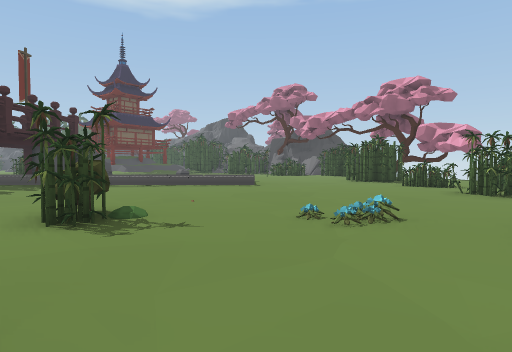
view 1 (above)

24 first-person views from a walk through a scene from a Unity 3-D project. The camera is 1.3 m above the floor, tilts 2° down and sees 75° across. The floor is counted in squares, 2 m on a side. Each view is taken from the middle of a square. On the plan, view 1 faces up. The plan holds only what a view shows up to about 10 squares ahead; the rest is blank. The place goes on beyond the plan. The player is left out.

view 2
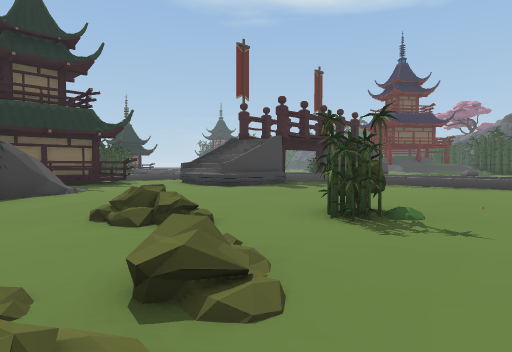

view 3
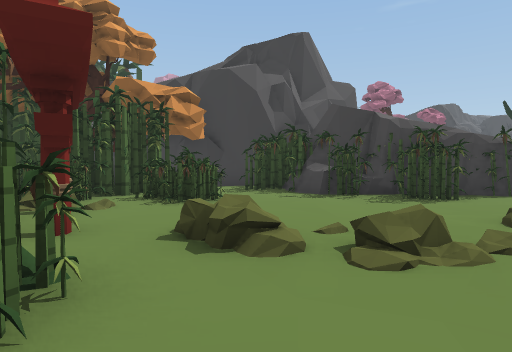

view 4
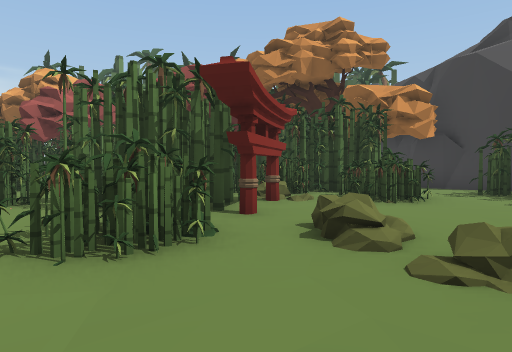

view 5
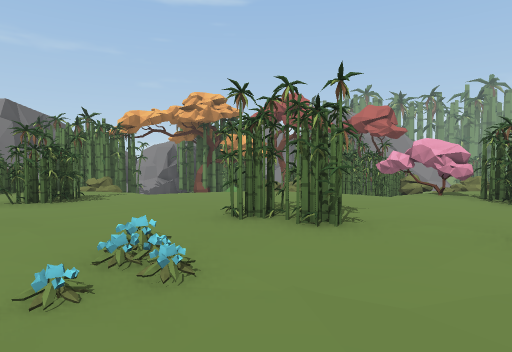

view 6
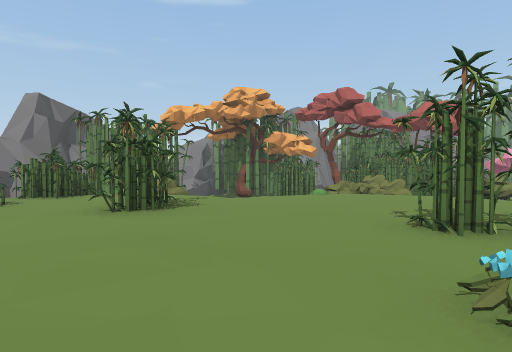

view 7
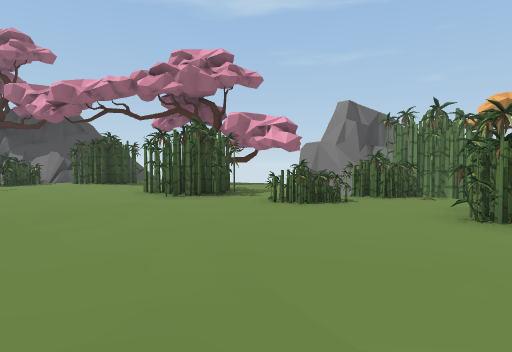

view 8
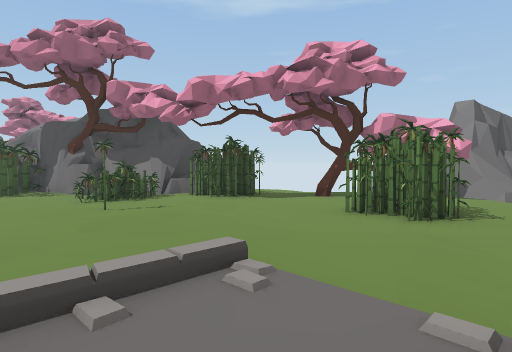

view 9
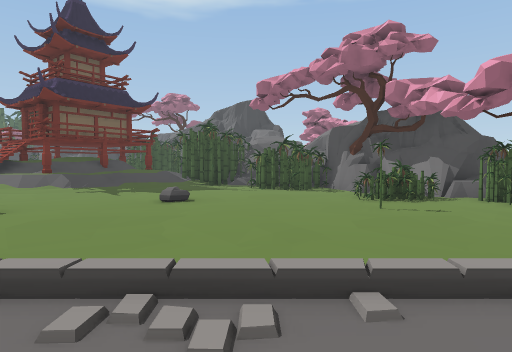

view 10
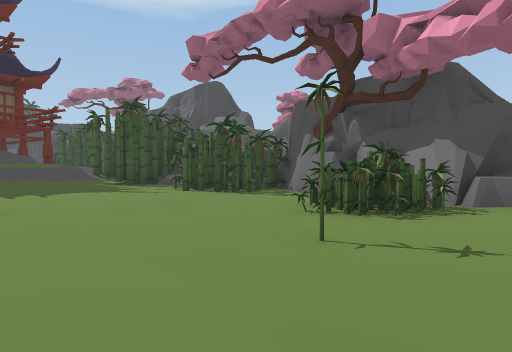

view 11
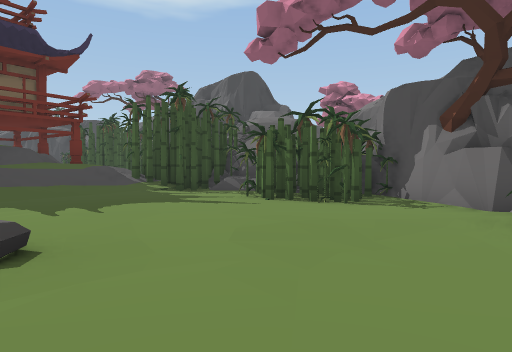

view 12
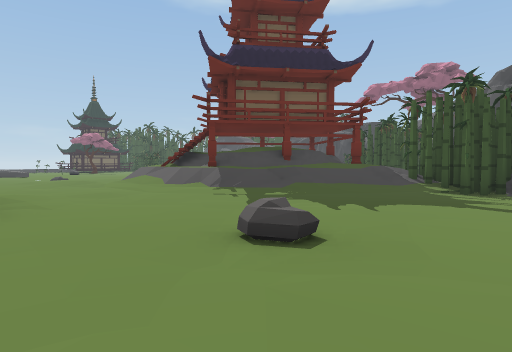

view 13
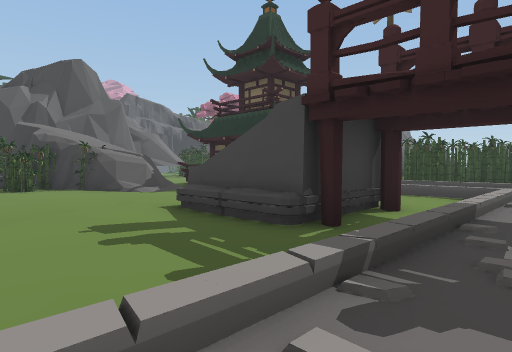

view 14
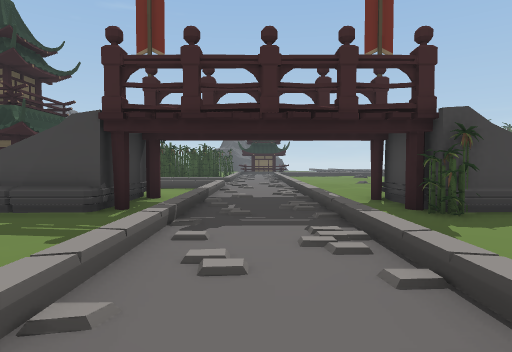

view 15
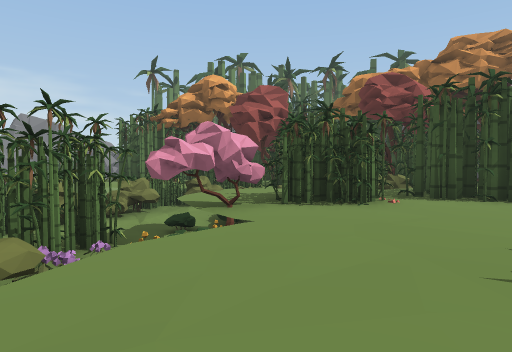

view 16
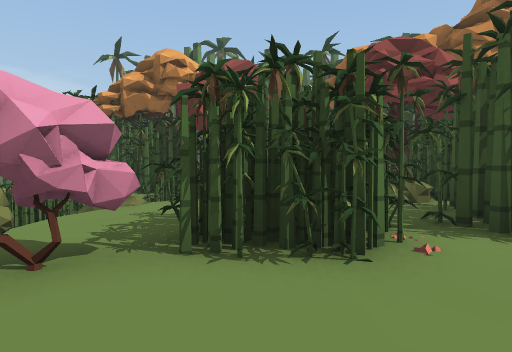

view 17
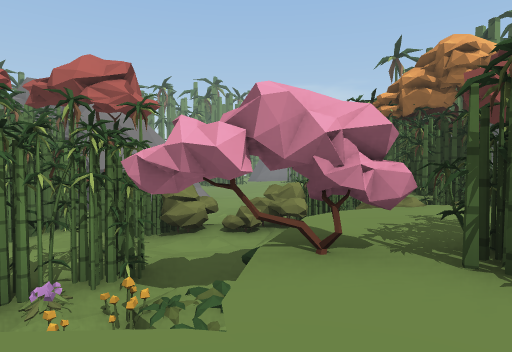

view 18
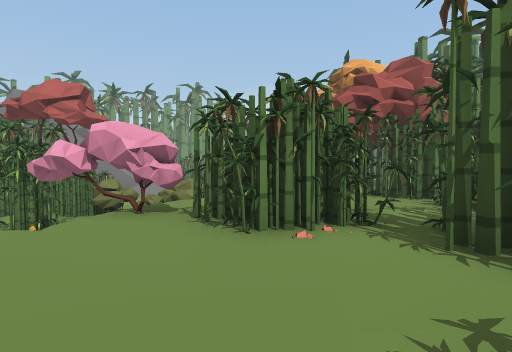

view 19
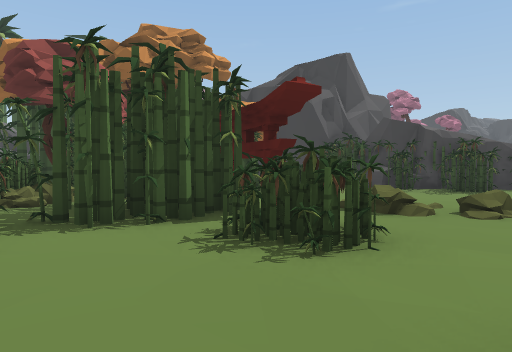

view 20
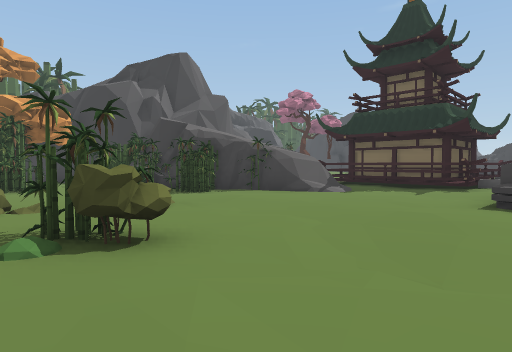

view 21
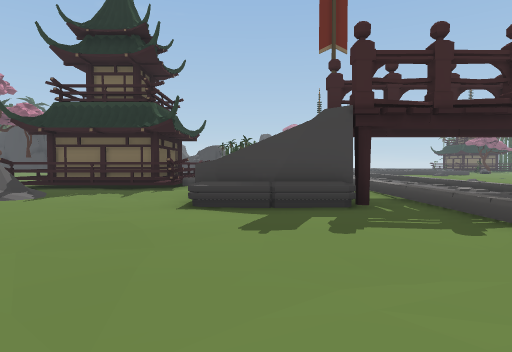

view 22
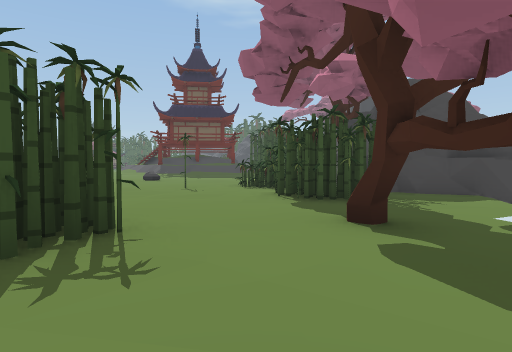

view 23
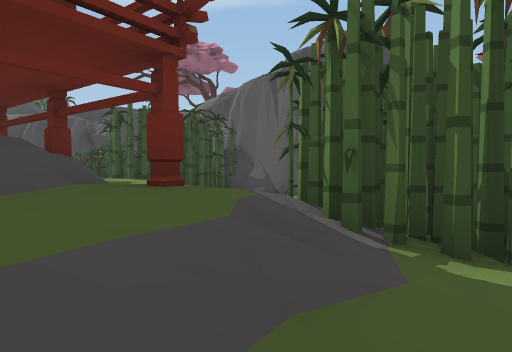

view 24
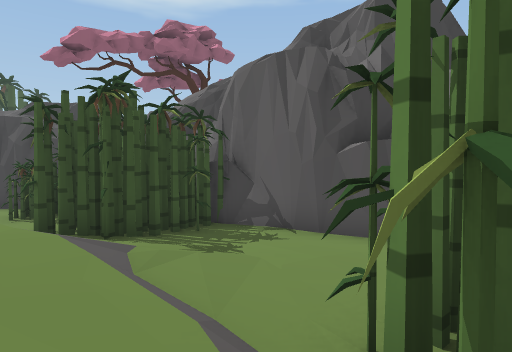

### Floor plan
Key: @ floor where view 1 was taken; # wall or solid block; . main floor; : floor 0.25 m higher than the main floor; + floor 0.5 m higher than the main floor; - floor 0.75 m lower than the main floor; _ floor 1 m lower than the main floor; * floor 1.25 m higher than the main floor; < floor 2.25 m lower than the main floor; / step, stairs or slope; = window, fence, low wall or low ledge; ^ raised ledge; v drop or lower ground; B bush; F flower; T tree; R rock; P plant; O other object.
Columns run from 13 left of view 1 to 10 right of it. Each row starts with its distance up from view 1.
 34  O
 33  OO
 32  .O######
 31   .####.##
 30    /##/...
 29     ////..
 28     ////##
 27    #=///##
 26    ###*/##
 25      ##/####
 24      =////.##
 23     ##///..####
 22   # # ///..#T###
 21   //////.......##
 20  //////.......O######
 19 ..............OOO^..
 18 .........R....O..OO..
 17  ..:/.........T.OOO..
 16        ..............
 15      ##.............##
 14   :/O#O..............#
 13  ./..............OO...
 12  /=/=////=////..OOO...
 11  /::::/:/::::/.......<
 10  ///+++///////....O.OO
  9  /..###...........O.OO
  8  +. OO#............./
  7      ##......:...OOO.B
  6     O#O...........O.=
  5 ###.................
  4  ##........B..F...../
  3  ##........O....O....B
  2  ##.##...B/....OO....BBO
  1  ##  #.....B:. .....vFOO
  0       OO....B@ O... PFO
 -1       O#O.....O .F  PO-O
 -2        #O....####OOTT_BB
 -3        #O.OO B### O..-B
 -4        OO.OOOOOBO...=BB
 -5        ...##OOOOOO.OBOO=
 -6        #. ###OOOOOOOO
 -7        ##  ## TTO OOOO
 -8            ###     TOO
 -9            #  ##  TT

Where each view was taken, in squares from view 1:
view 1: 0 up, 0 right, facing up
view 2: 0 up, 0 right, facing up-left
view 3: 2 up, 1 right, facing down-left
view 4: 3 up, 0 right, facing down
view 5: 3 up, 1 left, facing right
view 6: 5 up, 0 right, facing right
view 7: 6 up, 0 right, facing up-right
view 8: 10 up, 2 left, facing up-right
view 9: 10 up, 2 left, facing up
view 10: 14 up, 0 right, facing up
view 11: 16 up, 2 left, facing up
view 12: 16 up, 2 left, facing up-left
view 13: 11 up, 4 left, facing down-left
view 14: 11 up, 2 left, facing left
view 15: 4 up, 6 right, facing down
view 16: 1 up, 5 right, facing down
view 17: 1 up, 5 right, facing down-right
view 18: 1 up, 2 right, facing down-right
view 19: 2 up, 4 right, facing down-left
view 20: 7 up, 1 left, facing down-left
view 21: 7 up, 2 left, facing left
view 22: 12 up, 8 right, facing up-left
view 23: 22 up, 6 left, facing up
view 24: 25 up, 6 left, facing up
